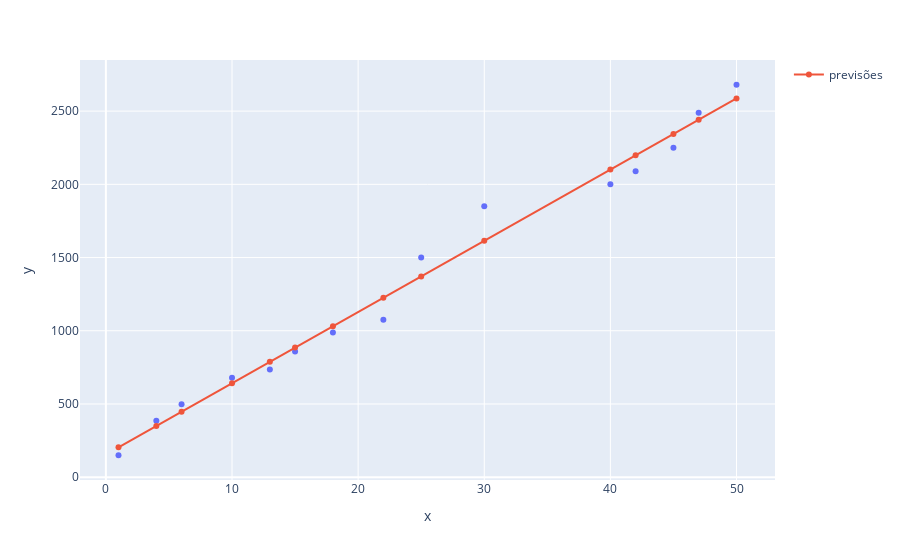

Notebook source saved alongside this figure:
### Code cell
grafico = px.scatter(x = x_custo_diario.ravel(), y = y_custo_diaria)
grafico.add_scatter(x = x_custo_diario.ravel(), y = previsao_precos, name= 'previsões')
grafico.show()

### Figure 1 — Plotly figure (JSON) as saved in the notebook; plotly's stock layout.template omitted (floating-point values rounded to 4 significant figures)
{"data": [{"hovertemplate": "x=%{x}<br>y=%{y}<extra></extra>", "legendgroup": "", "marker": {"color": "#636efa", "symbol": "circle"}, "mode": "markers", "name": "", "orientation": "v", "showlegend": false, "type": "scatter", "x": [1, 4, 6, 10, 13, 15, 18, 22, 25, 30, 40, 42, 45, 47, 50], "xaxis": "x", "y": [150, 385, 499, 680, 735, 859, 989, 1075, 1500, 1850, 2000, 2089, 2250, 2488, 2680], "yaxis": "y"}, {"name": "previsões", "type": "scatter", "x": [1, 4, 6, 10, 13, 15, 18, 22, 25, 30, 40, 42, 45, 47, 50], "y": [204.5, 350.4, 447.6, 642.1, 787.9, 885.1, 1031.0, 1225.0, 1371.0, 1614.0, 2101.0, 2198.0, 2344.0, 2441.0, 2587.0]}], "layout": {"legend": {"tracegroupgap": 0}, "margin": {"t": 60}, "xaxis": {"anchor": "y", "domain": [0, 1], "title": {"text": "x"}}, "yaxis": {"anchor": "x", "domain": [0, 1], "title": {"text": "y"}}}}
